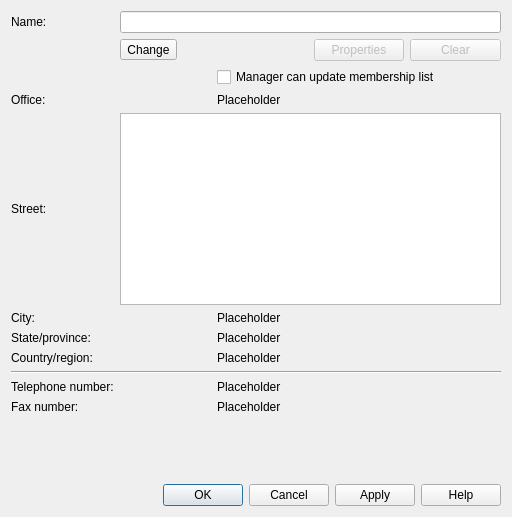
<?xml version="1.0" encoding="UTF-8"?>
<ui version="4.0">
 <class>ManagedByWidget</class>
 <widget class="QWidget" name="ManagedByWidget">
  <property name="geometry">
   <rect>
    <x>0</x>
    <y>0</y>
    <width>512</width>
    <height>517</height>
   </rect>
  </property>
  <property name="windowTitle">
   <string>Form</string>
  </property>
  <layout class="QGridLayout" name="gridLayout_2">
   <item row="0" column="0">
    <layout class="QGridLayout" name="gridLayout">
     <item row="0" column="0">
      <widget class="QLabel" name="nameLabel">
       <property name="text">
        <string>Name:</string>
       </property>
      </widget>
     </item>
     <item row="0" column="1" colspan="4">
      <widget class="QLineEdit" name="nameLineEdit">
       <property name="readOnly">
        <bool>true</bool>
       </property>
      </widget>
     </item>
     <item row="1" column="1" colspan="2">
      <widget class="QToolButton" name="changeToolButton">
       <property name="text">
        <string>Change</string>
       </property>
      </widget>
     </item>
     <item row="1" column="3">
      <widget class="QPushButton" name="propertiesPushButton">
       <property name="enabled">
        <bool>false</bool>
       </property>
       <property name="text">
        <string>Properties</string>
       </property>
      </widget>
     </item>
     <item row="1" column="4">
      <widget class="QPushButton" name="clearPushButton">
       <property name="enabled">
        <bool>false</bool>
       </property>
       <property name="text">
        <string>Clear</string>
       </property>
      </widget>
     </item>
     <item row="2" column="2" colspan="3">
      <widget class="QCheckBox" name="updateMembershipForGroupCheckBox">
       <property name="text">
        <string>Manager can update membership list</string>
       </property>
      </widget>
     </item>
     <item row="3" column="0">
      <widget class="QLabel" name="officeLabel">
       <property name="text">
        <string>Office:</string>
       </property>
      </widget>
     </item>
     <item row="3" column="2">
      <widget class="QLabel" name="officeValueLabel">
       <property name="text">
        <string>Placeholder</string>
       </property>
      </widget>
     </item>
     <item row="4" column="0">
      <widget class="QLabel" name="streetLabel">
       <property name="text">
        <string>Street:</string>
       </property>
      </widget>
     </item>
     <item row="5" column="0">
      <widget class="QLabel" name="cityLabel">
       <property name="text">
        <string>City:</string>
       </property>
      </widget>
     </item>
     <item row="5" column="2">
      <widget class="QLabel" name="cityValueLabel">
       <property name="text">
        <string>Placeholder</string>
       </property>
      </widget>
     </item>
     <item row="6" column="0">
      <widget class="QLabel" name="stateLabel">
       <property name="text">
        <string>State/province:</string>
       </property>
      </widget>
     </item>
     <item row="6" column="2">
      <widget class="QLabel" name="stateValueLabel">
       <property name="text">
        <string>Placeholder</string>
       </property>
      </widget>
     </item>
     <item row="7" column="0">
      <widget class="QLabel" name="countryLabel">
       <property name="text">
        <string>Country/region:</string>
       </property>
      </widget>
     </item>
     <item row="7" column="2">
      <widget class="QLabel" name="countryValueLabel">
       <property name="text">
        <string>Placeholder</string>
       </property>
      </widget>
     </item>
     <item row="8" column="0" colspan="5">
      <widget class="Line" name="line">
       <property name="orientation">
        <enum>Qt::Horizontal</enum>
       </property>
      </widget>
     </item>
     <item row="9" column="0">
      <widget class="QLabel" name="telephoneLabel">
       <property name="text">
        <string>Telephone number:</string>
       </property>
      </widget>
     </item>
     <item row="9" column="2">
      <widget class="QLabel" name="telephoneValueLabel">
       <property name="text">
        <string>Placeholder</string>
       </property>
      </widget>
     </item>
     <item row="10" column="0">
      <widget class="QLabel" name="faxLabel">
       <property name="text">
        <string>Fax number:</string>
       </property>
      </widget>
     </item>
     <item row="10" column="2">
      <widget class="QLabel" name="faxValueLabel">
       <property name="text">
        <string>Placeholder</string>
       </property>
      </widget>
     </item>
     <item row="4" column="1" colspan="4">
      <widget class="QListWidget" name="streetListWidget"/>
     </item>
    </layout>
   </item>
   <item row="1" column="0">
    <spacer name="verticalSpacer">
     <property name="orientation">
      <enum>Qt::Vertical</enum>
     </property>
     <property name="sizeHint" stdset="0">
      <size>
       <width>448</width>
       <height>40</height>
      </size>
     </property>
    </spacer>
   </item>
   <item row="2" column="0">
    <widget class="QDialogButtonBox" name="dialogButtonBox">
     <property name="standardButtons">
      <set>QDialogButtonBox::Apply|QDialogButtonBox::Cancel|QDialogButtonBox::Help|QDialogButtonBox::Ok</set>
     </property>
    </widget>
   </item>
  </layout>
 </widget>
 <resources/>
 <connections/>
</ui>
